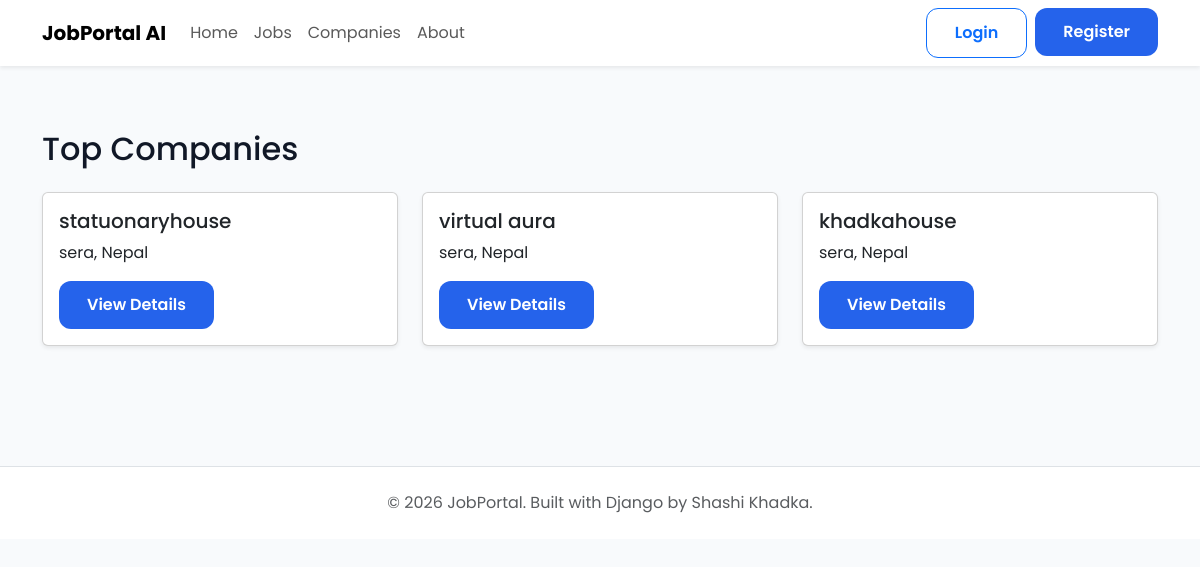
Before: /company/companies/ with the older database file.
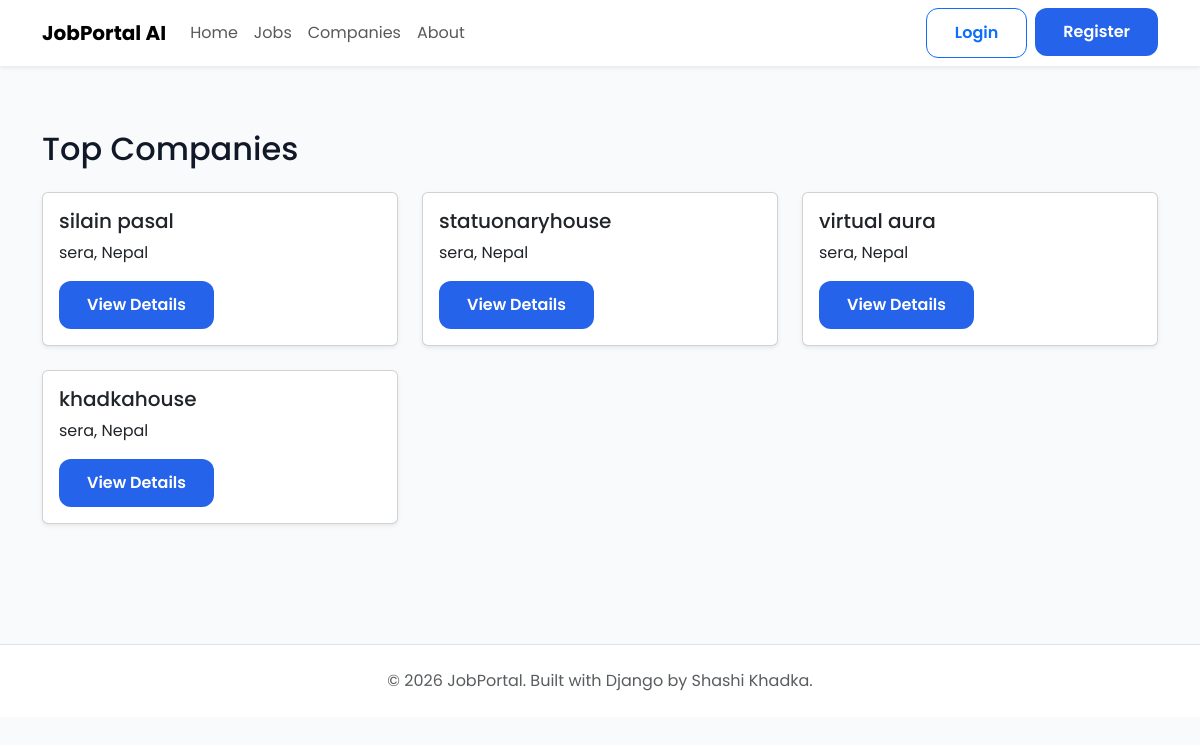
After: the same page with the newer database file.
### companies/models.py (models this page shows, shortened)
class Company(models.Model):
    owner = models.OneToOneField(
        settings.AUTH_USER_MODEL,
        on_delete=models.CASCADE,
        related_name="company",
    )
    company_name = models.CharField(max_length=200)
    slug = models.SlugField(unique=True, blank=True)
    logo = models.ImageField(
        upload_to="company_logos/",
        blank=True,
        null=True,
    )
    description = models.TextField()
    website = models.URLField(blank=True)
    email = models.EmailField()
    phone = models.CharField(max_length=20)
    address = models.TextField()
    location = models.CharField(max_length=255)
    city = models.CharField(max_length=100)
    country = models.CharField(max_length=100)
    established_date = models.DateField()
    employee_count = models.PositiveIntegerField()
    created_at = models.DateTimeField(auto_now_add=True)
    updated_at = models.DateTimeField(auto_now=True)

### companies/views.py (the view)
# urls.py: path("companies/", views.company_list, name="company-list"),
def company_list(request):
    companies = Company.objects.all().order_by("-created_at")
    return render( request,"companies/company_list.html",
        {
            "companies": companies,
        },
    )

### templates/companies/company_list.html (shortened to what this page needs)
{% extends "public_base.html" %}
{% block content %}
<div class="container py-5">
    <h2 class="mb-4">Top Companies</h2>
    <div class="row">
        {% for company in companies %}
        <div class="col-md-4 mb-4">
            <div class="card shadow-sm h-100">
                <div class="card-body">
                    <h5>{{ company.company_name }}</h5>
                    <p>{{ company.city }}, {{ company.country }}</p>
                    <a href="{% url 'company-detail' company.pk %}"
                       class="btn btn-primary">
                        View Details
                    </a>
                </div>
            </div>
        </div>
        {% empty %}
        <p>No companies found.</p>
        {% endfor %}
    </div>
</div>
{% endblock %}

Changed rows visible on the page:
added Company: company_name "silain pasal", city "sera", country "Nepal"
